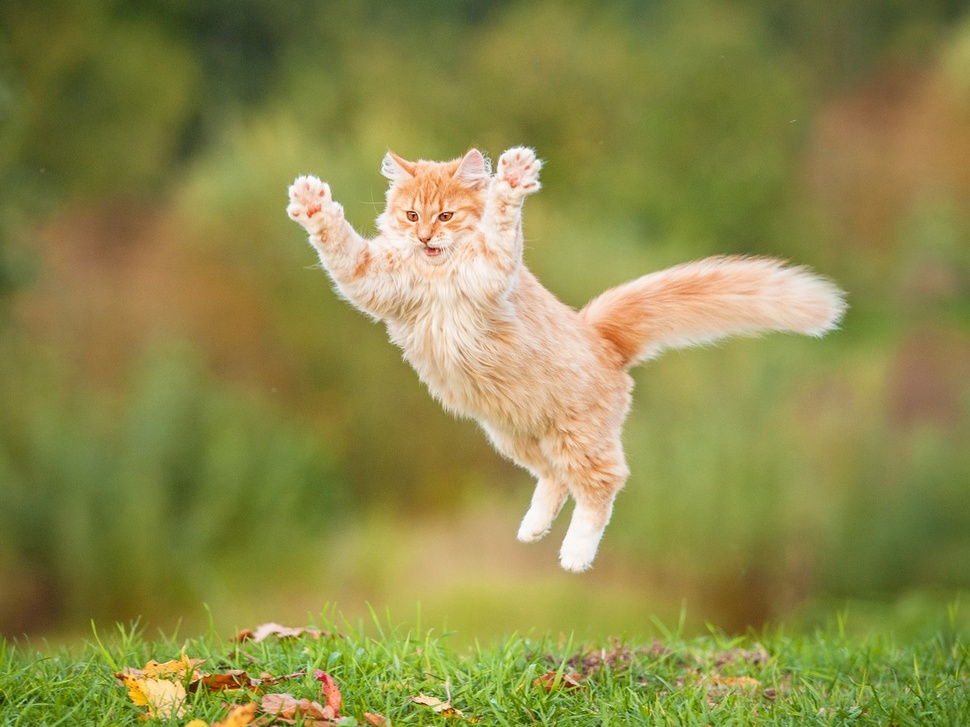
#> input picture week_4/lectures/images/cat.jpg, 970 x 727 px, shrunk from 1200 x 900 before the run
$ jupyter execute --allow-errors lecture_13_.ipynb
#> lines starting #> are read from the running program, lines starting #| are printed output that depends on the picture
[cell 1]
import cv2
import matplotlib.pyplot as plt
import numpy as np

class ImageAnalyser:

    def __init__(self, path: str):
#> called with path = 'images/cat.jpg'
        self.image = cv2.imread(path)
#> self.image is the input picture: shape (727, 970, 3); mean B, G, R 74.5, 138.6, 141.2
        self.image = cv2.cvtColor(self.image, cv2.COLOR_BGR2RGB)

    def plot(self, figsize=(10, 10)):
        plt.figure(figsize=figsize)
        plt.imshow(self.image)

    def analyse(self, figsize=(15, 8), alpha=0.5):
#> called with figsize = (15, 8), alpha = 0.5
        r_channel, g_channel, b_channel = cv2.split(self.image)
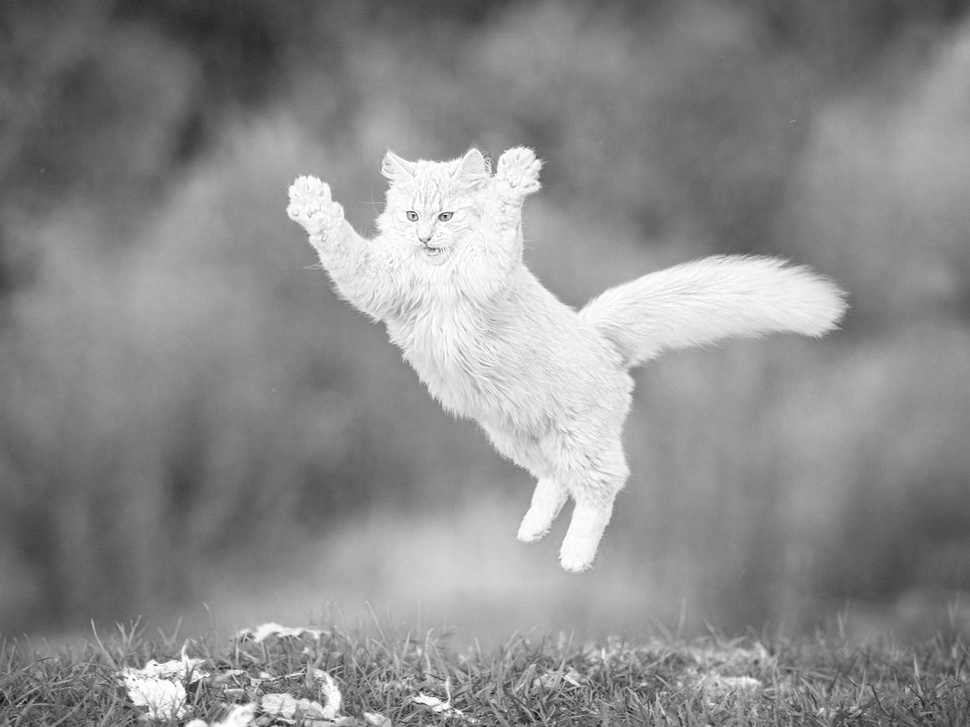
#> r_channel: shape (727, 970); min 12, max 255, mean 141.2
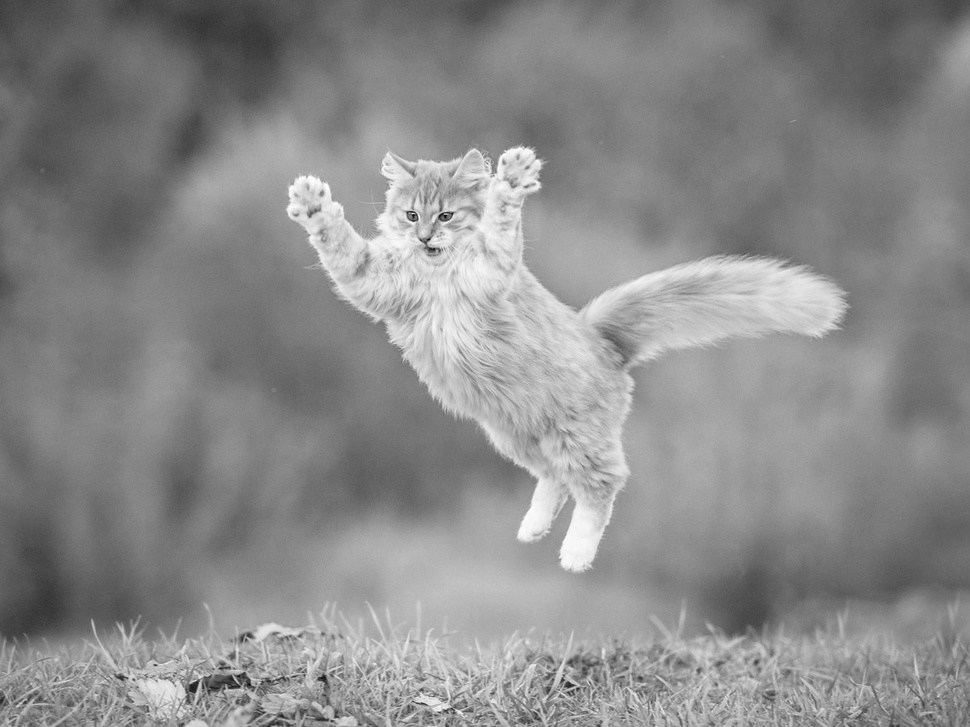
#> g_channel: shape (727, 970); min 0, max 255, mean 138.6
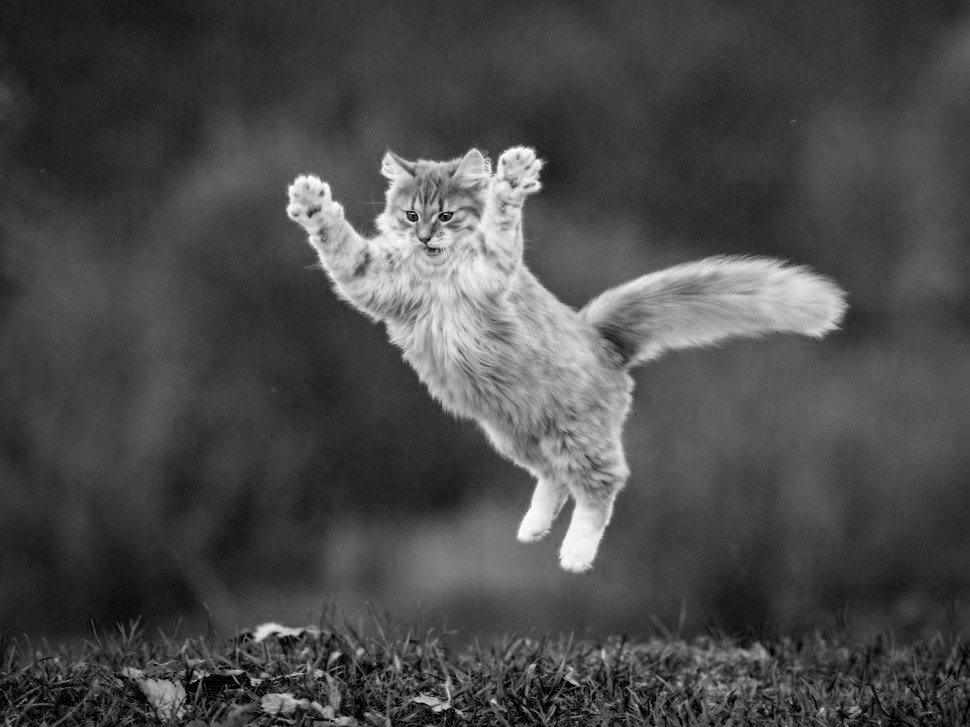
#> b_channel: shape (727, 970); min 0, max 255, mean 74.5
        r_counts = self.__get_counts(r_channel)
#> in __get_counts, `unique, counts = np.unique(channel, return_counts=True)`: unique = 239 values from 12 to 255; counts = 239 values, max 8532 at index 121, min 1 at index 0, mean 2950.6
#> in __get_counts, `counts = dict(zip(unique, counts))`: counts = 239 items
#> r_counts = 239 items
        g_counts = self.__get_counts(g_channel)
#> g_counts = 243 items
        b_counts = self.__get_counts(b_channel)
#> b_counts = 256 items

        plt.figure(figsize=figsize)
        self.__pretty_plot(r_counts, "red", alpha, label = "Red Channel")
        self.__pretty_plot(g_counts, "green", alpha, label = "Green Channel")
        self.__pretty_plot(b_counts, "blue", alpha, label = "Blue Channel")

    def __get_counts(self, channel: np.ndarray) -> dict:
        unique, counts = np.unique(channel, return_counts=True)
        counts = dict(zip(unique, counts))
        return counts

    def __pretty_plot(self, counts, color, alpha, label):
        kwargs = dict(alpha=alpha, bins=range(255), color=color, label=label, histtype="step")
        plt.hist(counts.keys(), weights = counts.values(), **kwargs)
        plt.legend()

cat = ImageAnalyser("images/cat.jpg")
cat.analyse()
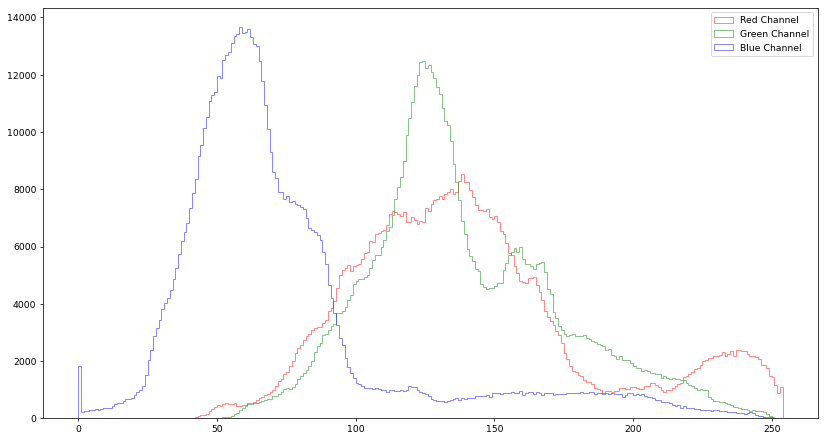
#> figure drawn by matplotlib, 1 panel

[cell 2]
cat.plot()
